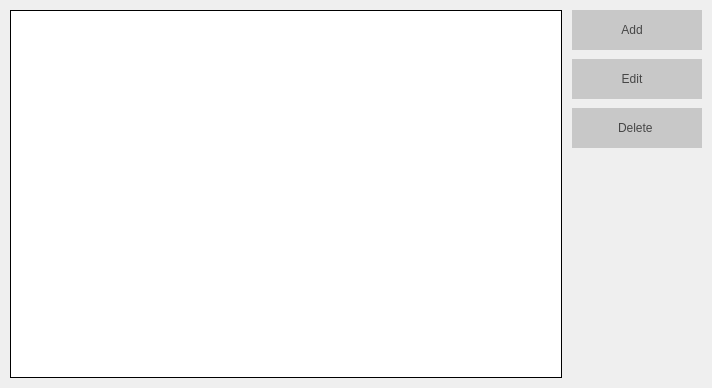
<?xml version="1.0" encoding="UTF-8"?>
<ui version="4.0">
 <class>LessonView</class>
 <widget class="QWidget" name="LessonView">
  <property name="geometry">
   <rect>
    <x>0</x>
    <y>0</y>
    <width>712</width>
    <height>388</height>
   </rect>
  </property>
  <property name="windowTitle">
   <string>Lessons</string>
  </property>
  <property name="styleSheet">
   <string notr="true"/>
  </property>
  <layout class="QHBoxLayout" name="horizontalLayout">
   <property name="spacing">
    <number>10</number>
   </property>
   <property name="leftMargin">
    <number>10</number>
   </property>
   <property name="topMargin">
    <number>10</number>
   </property>
   <property name="rightMargin">
    <number>10</number>
   </property>
   <property name="bottomMargin">
    <number>10</number>
   </property>
   <item>
    <widget class="QTableView" name="mTable">
     <property name="styleSheet">
      <string notr="true">
border: 1px solid;</string>
     </property>
     <property name="frameShape">
      <enum>QFrame::NoFrame</enum>
     </property>
     <property name="selectionBehavior">
      <enum>QAbstractItemView::SelectRows</enum>
     </property>
     <attribute name="verticalHeaderVisible">
      <bool>false</bool>
     </attribute>
    </widget>
   </item>
   <item>
    <widget class="QFrame" name="frame">
     <property name="minimumSize">
      <size>
       <width>130</width>
       <height>0</height>
      </size>
     </property>
     <property name="frameShape">
      <enum>QFrame::NoFrame</enum>
     </property>
     <property name="frameShadow">
      <enum>QFrame::Raised</enum>
     </property>
     <layout class="QHBoxLayout" name="horizontalLayout_3">
      <property name="spacing">
       <number>0</number>
      </property>
      <property name="leftMargin">
       <number>0</number>
      </property>
      <property name="topMargin">
       <number>0</number>
      </property>
      <property name="rightMargin">
       <number>0</number>
      </property>
      <property name="bottomMargin">
       <number>0</number>
      </property>
      <item>
       <layout class="QVBoxLayout" name="verticalLayout">
        <property name="spacing">
         <number>9</number>
        </property>
        <item>
         <widget class="QPushButton" name="mAdd">
          <property name="minimumSize">
           <size>
            <width>0</width>
            <height>40</height>
           </size>
          </property>
          <property name="layoutDirection">
           <enum>Qt::RightToLeft</enum>
          </property>
          <property name="autoFillBackground">
           <bool>false</bool>
          </property>
          <property name="styleSheet">
           <string notr="true">QPushButton{
	font: 75 14pt &quot;Times New Roman&quot;;
	color: rgb(70, 70, 70);
	background-color: rgb(200, 200, 200);
	border: 0px solid;
}

QPushButton:hover {
	background-color: rgb(231, 231, 231);
}</string>
          </property>
          <property name="text">
           <string>Add   </string>
          </property>
          <property name="icon">
           <iconset resource="OrarApp.qrc">
            <normaloff>:/Buttons/img/addBtn.png</normaloff>:/Buttons/img/addBtn.png</iconset>
          </property>
          <property name="iconSize">
           <size>
            <width>18</width>
            <height>18</height>
           </size>
          </property>
          <property name="default">
           <bool>false</bool>
          </property>
          <property name="flat">
           <bool>false</bool>
          </property>
         </widget>
        </item>
        <item>
         <widget class="QPushButton" name="mEdit">
          <property name="minimumSize">
           <size>
            <width>0</width>
            <height>40</height>
           </size>
          </property>
          <property name="layoutDirection">
           <enum>Qt::RightToLeft</enum>
          </property>
          <property name="styleSheet">
           <string notr="true">QPushButton{
	font: 75 14pt &quot;Times New Roman&quot;;
	color: rgb(70, 70, 70);
	background-color: rgb(200, 200, 200);
	border: 0px solid;
}

QPushButton:hover {
	background-color: rgb(231, 231, 231);
}</string>
          </property>
          <property name="text">
           <string>Edit   </string>
          </property>
          <property name="icon">
           <iconset resource="OrarApp.qrc">
            <normaloff>:/Buttons/img/editBtn3.png</normaloff>:/Buttons/img/editBtn3.png</iconset>
          </property>
          <property name="iconSize">
           <size>
            <width>18</width>
            <height>18</height>
           </size>
          </property>
         </widget>
        </item>
        <item>
         <widget class="QPushButton" name="mDelete">
          <property name="minimumSize">
           <size>
            <width>0</width>
            <height>40</height>
           </size>
          </property>
          <property name="layoutDirection">
           <enum>Qt::RightToLeft</enum>
          </property>
          <property name="styleSheet">
           <string notr="true">QPushButton{
	font: 75 14pt &quot;Times New Roman&quot;;
	color: rgb(70, 70, 70);
	background-color: rgb(200, 200, 200);
	border: 0px solid;
}

QPushButton:hover {
	background-color: rgb(231, 231, 231);
}</string>
          </property>
          <property name="text">
           <string>Delete </string>
          </property>
          <property name="icon">
           <iconset resource="OrarApp.qrc">
            <normaloff>:/Buttons/img/deleteBtn.png</normaloff>:/Buttons/img/deleteBtn.png</iconset>
          </property>
          <property name="iconSize">
           <size>
            <width>18</width>
            <height>18</height>
           </size>
          </property>
         </widget>
        </item>
        <item>
         <spacer name="verticalSpacer">
          <property name="orientation">
           <enum>Qt::Vertical</enum>
          </property>
          <property name="sizeHint" stdset="0">
           <size>
            <width>20</width>
            <height>40</height>
           </size>
          </property>
         </spacer>
        </item>
       </layout>
      </item>
     </layout>
    </widget>
   </item>
  </layout>
 </widget>
 <layoutdefault spacing="6" margin="11"/>
 <resources>
  <include location="OrarApp.qrc"/>
 </resources>
 <connections/>
</ui>
